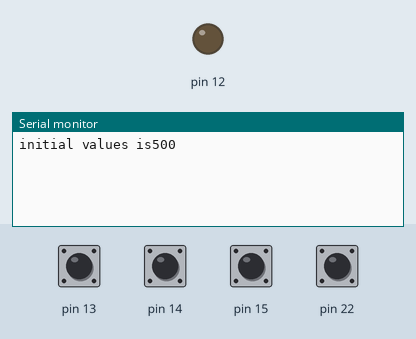
Recording of a sketch running on a simulated Arduino Mega 2560, built with avr-gcc and run on an emulated ATmega2560. On the bench: output pins drawn as LEDs (lit = HIGH), the last lines printed to the serial monitor. Inputs (shaded band) come from the test bench; at power-on: pin 13–15, pin 22 HIGH.

Above: at 1.2 s.
1.3 s: pin 13 pulled LOW for 0.15 s
At 2.6 s:
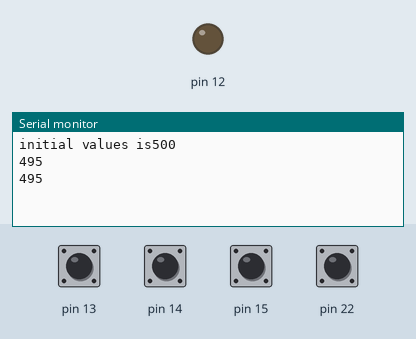
2.9 s: pin 22 pulled LOW for 0.15 s
At 4.2 s:
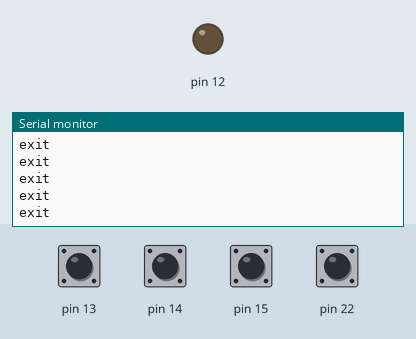
4.5 s: pin 22 driven LOW
7.5 s: pin 14 pulled LOW for 1 s
11.5 s: pin 15 pulled LOW for 0.15 s
14.6 s: pin 15 pulsed LOW 2 times (0.12 s each, 0.3 s apart)
Timing chart, 0 to 17.6 s (numbered marks = the images above; inputs shaded):
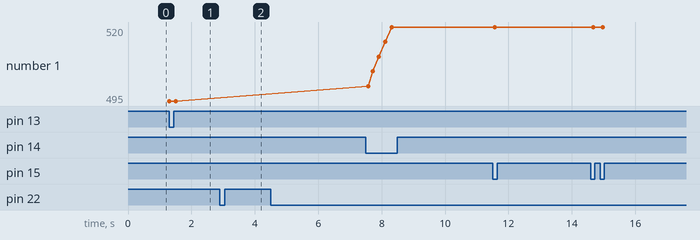

The sketch:

keypad_1_4.ino
```cpp
int a=500;
int q=1;
int colm1,colm2,colm3,colm4;

void setup()
{
  pinMode(12,OUTPUT);
  pinMode(13,INPUT);
  pinMode(14,INPUT);
  pinMode(15,INPUT);
  pinMode(22,INPUT);
  Serial.begin(9600);
  digitalWrite(13,HIGH);
  digitalWrite(14,HIGH);
  digitalWrite(15,HIGH);
  digitalWrite(22,HIGH);
  Serial.print("initial values is");
  Serial.println(a);
}
void loop()
{
  digitalWrite(9,LOW);
  colm1=digitalRead(13);
  colm2=digitalRead(14);
  colm3=digitalRead(15);
  colm4=digitalRead(22);

   if(colm1==LOW || colm2==LOW || colm3==LOW  || colm4==LOW)
   {
   if(colm1==LOW || colm2==LOW || colm3==LOW)
       {
          if(colm1==LOW && q==1)
          {
            a=a-5;
            Serial.println(a);
            q=1;
            delay(200);

            Serial.println(a);
          }
          if(colm2==LOW && q==1)
          {
            a=a+5;
            q=1;
            Serial.println(a);

            delay(200);
          }
        if(colm3==LOW)
        {
          q=0;
          Serial.println(a);

          delay(200);
         }
      }
   }
   if(colm4==LOW)
   {
    Serial.println("exit");
   }
}
```

Measured:
- after the input at 1.3 s, the serial monitor: prints a new line at once (image 1)
- after the input at 2.9 s, the serial monitor: prints a new line at once (image 2)
- plotted number 1: 495 → 520 after the input at 7.5 s
